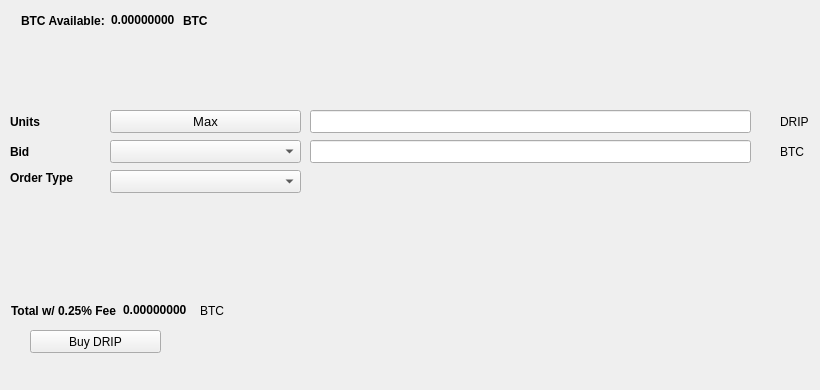
   <widget class="QWidget" name="BuyTab">
    <attribute name="title">
     <string>Buy</string>
    </attribute>
    <widget class="QPushButton" name="BuyDRIP">
     <property name="geometry">
      <rect>
       <x>30</x>
       <y>330</y>
       <width>131</width>
       <height>23</height>
      </rect>
     </property>
     <property name="text">
      <string>Buy DRIP</string>
     </property>
     <property name="icon">
      <iconset resource="../drip.qrc">
       <normaloff>:/icons/bitcoin</normaloff>:/icons/bitcoin</iconset>
     </property>
    </widget>
    <widget class="QLabel" name="label_3">
     <property name="geometry">
      <rect>
       <x>10</x>
       <y>110</y>
       <width>46</width>
       <height>23</height>
      </rect>
     </property>
     <property name="font">
      <font>
       <weight>75</weight>
       <bold>true</bold>
      </font>
     </property>
     <property name="text">
      <string>Units</string>
     </property>
    </widget>
    <widget class="QLineEdit" name="UnitsInput">
     <property name="geometry">
      <rect>
       <x>310</x>
       <y>110</y>
       <width>441</width>
       <height>23</height>
      </rect>
     </property>
     <property name="font">
      <font>
       <pointsize>9</pointsize>
       <weight>75</weight>
       <bold>true</bold>
      </font>
     </property>
    </widget>
    <widget class="QLineEdit" name="BuyBidPriceEdit">
     <property name="geometry">
      <rect>
       <x>310</x>
       <y>140</y>
       <width>441</width>
       <height>23</height>
      </rect>
     </property>
     <property name="font">
      <font>
       <pointsize>9</pointsize>
       <weight>75</weight>
       <bold>true</bold>
      </font>
     </property>
    </widget>
    <widget class="QLabel" name="label_4">
     <property name="geometry">
      <rect>
       <x>780</x>
       <y>110</y>
       <width>31</width>
       <height>23</height>
      </rect>
     </property>
     <property name="text">
      <string>DRIP</string>
     </property>
    </widget>
    <widget class="QLabel" name="label_5">
     <property name="geometry">
      <rect>
       <x>780</x>
       <y>140</y>
       <width>31</width>
       <height>23</height>
      </rect>
     </property>
     <property name="text">
      <string>BTC</string>
     </property>
    </widget>
    <widget class="QLabel" name="label_6">
     <property name="geometry">
      <rect>
       <x>10</x>
       <y>140</y>
       <width>46</width>
       <height>23</height>
      </rect>
     </property>
     <property name="font">
      <font>
       <weight>75</weight>
       <bold>true</bold>
      </font>
     </property>
     <property name="text">
      <string>Bid</string>
     </property>
    </widget>
    <widget class="QLabel" name="label_7">
     <property name="geometry">
      <rect>
       <x>10</x>
       <y>170</y>
       <width>91</width>
       <height>16</height>
      </rect>
     </property>
     <property name="font">
      <font>
       <weight>75</weight>
       <bold>true</bold>
      </font>
     </property>
     <property name="text">
      <string>Order Type</string>
     </property>
    </widget>
    <widget class="QPushButton" name="Buy_Max_Amount">
     <property name="geometry">
      <rect>
       <x>110</x>
       <y>110</y>
       <width>191</width>
       <height>23</height>
      </rect>
     </property>
     <property name="font">
      <font>
       <pointsize>10</pointsize>
      </font>
     </property>
     <property name="text">
      <string>Max</string>
     </property>
    </widget>
    <widget class="QComboBox" name="BuyBidcomboBox">
     <property name="geometry">
      <rect>
       <x>110</x>
       <y>140</y>
       <width>191</width>
       <height>23</height>
      </rect>
     </property>
     <property name="font">
      <font>
       <pointsize>10</pointsize>
      </font>
     </property>
    </widget>
    <widget class="QComboBox" name="buyOrdertypeCombo">
     <property name="geometry">
      <rect>
       <x>110</x>
       <y>170</y>
       <width>191</width>
       <height>23</height>
      </rect>
     </property>
     <property name="font">
      <font>
       <pointsize>10</pointsize>
      </font>
     </property>
    </widget>
    <widget class="QWidget" name="layoutWidget1">
     <property name="geometry">
      <rect>
       <x>21</x>
       <y>11</y>
       <width>227</width>
       <height>19</height>
      </rect>
     </property>
     <layout class="QHBoxLayout" name="horizontalLayout_3">
      <item>
       <widget class="QLabel" name="label232">
        <property name="font">
         <font>
          <weight>75</weight>
          <bold>true</bold>
         </font>
        </property>
        <property name="text">
         <string>BTC Available:</string>
        </property>
       </widget>
      </item>
      <item>
       <widget class="QLabel" name="BtcAvailableLbl">
        <property name="palette">
         <palette>
          <active>
           <colorrole role="WindowText">
            <brush brushstyle="SolidPattern">
             <color alpha="255">
              <red>0</red>
              <green>0</green>
              <blue>0</blue>
             </color>
            </brush>
           </colorrole>
           <colorrole role="Button">
            <brush brushstyle="SolidPattern">
             <color alpha="255">
              <red>0</red>
              <green>170</green>
              <blue>0</blue>
             </color>
            </brush>
           </colorrole>
           <colorrole role="Light">
            <brush brushstyle="SolidPattern">
             <color alpha="255">
              <red>0</red>
              <green>255</green>
              <blue>0</blue>
             </color>
            </brush>
           </colorrole>
           <colorrole role="Midlight">
            <brush brushstyle="SolidPattern">
             <color alpha="255">
              <red>0</red>
              <green>212</green>
              <blue>0</blue>
             </color>
            </brush>
           </colorrole>
           <colorrole role="Dark">
            <brush brushstyle="SolidPattern">
             <color alpha="255">
              <red>0</red>
              <green>85</green>
              <blue>0</blue>
             </color>
            </brush>
           </colorrole>
           <colorrole role="Mid">
            <brush brushstyle="SolidPattern">
             <color alpha="255">
              <red>0</red>
              <green>113</green>
              <blue>0</blue>
             </color>
            </brush>
           </colorrole>
           <colorrole role="Text">
            <brush brushstyle="SolidPattern">
             <color alpha="255">
              <red>0</red>
              <green>170</green>
              <blue>0</blue>
             </color>
            </brush>
           </colorrole>
           <colorrole role="BrightText">
            <brush brushstyle="SolidPattern">
             <color alpha="255">
              <red>255</red>
              <green>255</green>
              <blue>255</blue>
             </color>
            </brush>
           </colorrole>
           <colorrole role="ButtonText">
            <brush brushstyle="SolidPattern">
             <color alpha="255">
              <red>0</red>
              <green>0</green>
              <blue>0</blue>
             </color>
            </brush>
           </colorrole>
           <colorrole role="Base">
            <brush brushstyle="SolidPattern">
             <color alpha="255">
              <red>255</red>
              <green>255</green>
              <blue>255</blue>
             </color>
            </brush>
           </colorrole>
           <colorrole role="Window">
            <brush brushstyle="SolidPattern">
             <color alpha="255">
              <red>0</red>
              <green>170</green>
              <blue>0</blue>
             </color>
            </brush>
           </colorrole>
           <colorrole role="Shadow">
            <brush brushstyle="SolidPattern">
             <color alpha="255">
              <red>0</red>
              <green>0</green>
              <blue>0</blue>
             </color>
            </brush>
           </colorrole>
           <colorrole role="AlternateBase">
            <brush brushstyle="SolidPattern">
             <color alpha="255">
              <red>127</red>
              <green>212</green>
              <blue>127</blue>
             </color>
            </brush>
           </colorrole>
           <colorrole role="ToolTipBase">
            <brush brushstyle="SolidPattern">
             <color alpha="255">
              <red>255</red>
              <green>255</green>
              <blue>220</blue>
             </color>
            </brush>
           </colorrole>
           <colorrole role="ToolTipText">
            <brush brushstyle="SolidPattern">
             <color alpha="255">
              <red>0</red>
              <green>0</green>
              <blue>0</blue>
             </color>
            </brush>
           </colorrole>
          </active>
          <inactive>
           <colorrole role="WindowText">
            <brush brushstyle="SolidPattern">
             <color alpha="255">
              <red>0</red>
              <green>0</green>
              <blue>0</blue>
             </color>
            </brush>
           </colorrole>
           <colorrole role="Button">
            <brush brushstyle="SolidPattern">
             <color alpha="255">
              <red>0</red>
              <green>170</green>
              <blue>0</blue>
             </color>
            </brush>
           </colorrole>
           <colorrole role="Light">
            <brush brushstyle="SolidPattern">
             <color alpha="255">
              <red>0</red>
              <green>255</green>
              <blue>0</blue>
             </color>
            </brush>
           </colorrole>
           <colorrole role="Midlight">
            <brush brushstyle="SolidPattern">
             <color alpha="255">
              <red>0</red>
              <green>212</green>
              <blue>0</blue>
             </color>
            </brush>
           </colorrole>
           <colorrole role="Dark">
            <brush brushstyle="SolidPattern">
             <color alpha="255">
              <red>0</red>
              <green>85</green>
              <blue>0</blue>
             </color>
            </brush>
           </colorrole>
           <colorrole role="Mid">
            <brush brushstyle="SolidPattern">
             <color alpha="255">
              <red>0</red>
              <green>113</green>
              <blue>0</blue>
             </color>
            </brush>
           </colorrole>
           <colorrole role="Text">
            <brush brushstyle="SolidPattern">
             <color alpha="255">
              <red>0</red>
              <green>170</green>
              <blue>0</blue>
             </color>
            </brush>
           </colorrole>
           <colorrole role="BrightText">
            <brush brushstyle="SolidPattern">
             <color alpha="255">
              <red>255</red>
              <green>255</green>
              <blue>255</blue>
             </color>
            </brush>
           </colorrole>
           <colorrole role="ButtonText">
            <brush brushstyle="SolidPattern">
             <color alpha="255">
              <red>0</red>
              <green>0</green>
              <blue>0</blue>
             </color>
            </brush>
           </colorrole>
           <colorrole role="Base">
            <brush brushstyle="SolidPattern">
             <color alpha="255">
              <red>255</red>
              <green>255</green>
              <blue>255</blue>
             </color>
            </brush>
           </colorrole>
           <colorrole role="Window">
            <brush brushstyle="SolidPattern">
             <color alpha="255">
              <red>0</red>
              <green>170</green>
              <blue>0</blue>
             </color>
            </brush>
           </colorrole>
           <colorrole role="Shadow">
            <brush brushstyle="SolidPattern">
             <color alpha="255">
              <red>0</red>
              <green>0</green>
              <blue>0</blue>
             </color>
            </brush>
           </colorrole>
           <colorrole role="AlternateBase">
            <brush brushstyle="SolidPattern">
             <color alpha="255">
              <red>127</red>
              <green>212</green>
              <blue>127</blue>
             </color>
            </brush>
           </colorrole>
           <colorrole role="ToolTipBase">
            <brush brushstyle="SolidPattern">
             <color alpha="255">
              <red>255</red>
              <green>255</green>
              <blue>220</blue>
             </color>
            </brush>
           </colorrole>
           <colorrole role="ToolTipText">
            <brush brushstyle="SolidPattern">
             <color alpha="255">
              <red>0</red>
              <green>0</green>
              <blue>0</blue>
             </color>
            </brush>
           </colorrole>
          </inactive>
          <disabled>
           <colorrole role="WindowText">
            <brush brushstyle="SolidPattern">
             <color alpha="255">
              <red>0</red>
              <green>85</green>
              <blue>0</blue>
             </color>
            </brush>
           </colorrole>
           <colorrole role="Button">
            <brush brushstyle="SolidPattern">
             <color alpha="255">
              <red>0</red>
              <green>170</green>
              <blue>0</blue>
             </color>
            </brush>
           </colorrole>
           <colorrole role="Light">
            <brush brushstyle="SolidPattern">
             <color alpha="255">
              <red>0</red>
              <green>255</green>
              <blue>0</blue>
             </color>
            </brush>
           </colorrole>
           <colorrole role="Midlight">
            <brush brushstyle="SolidPattern">
             <color alpha="255">
              <red>0</red>
              <green>212</green>
              <blue>0</blue>
             </color>
            </brush>
           </colorrole>
           <colorrole role="Dark">
            <brush brushstyle="SolidPattern">
             <color alpha="255">
              <red>0</red>
              <green>85</green>
              <blue>0</blue>
             </color>
            </brush>
           </colorrole>
           <colorrole role="Mid">
            <brush brushstyle="SolidPattern">
             <color alpha="255">
              <red>0</red>
              <green>113</green>
              <blue>0</blue>
             </color>
            </brush>
           </colorrole>
           <colorrole role="Text">
            <brush brushstyle="SolidPattern">
             <color alpha="255">
              <red>0</red>
              <green>85</green>
              <blue>0</blue>
             </color>
            </brush>
           </colorrole>
           <colorrole role="BrightText">
            <brush brushstyle="SolidPattern">
             <color alpha="255">
              <red>255</red>
              <green>255</green>
              <blue>255</blue>
             </color>
            </brush>
           </colorrole>
           <colorrole role="ButtonText">
            <brush brushstyle="SolidPattern">
             <color alpha="255">
              <red>0</red>
              <green>85</green>
              <blue>0</blue>
             </color>
            </brush>
           </colorrole>
           <colorrole role="Base">
            <brush brushstyle="SolidPattern">
             <color alpha="255">
              <red>0</red>
              <green>170</green>
              <blue>0</blue>
             </color>
            </brush>
           </colorrole>
           <colorrole role="Window">
            <brush brushstyle="SolidPattern">
             <color alpha="255">
              <red>0</red>
              <green>170</green>
              <blue>0</blue>
             </color>
            </brush>
           </colorrole>
           <colorrole role="Shadow">
            <brush brushstyle="SolidPattern">
             <color alpha="255">
              <red>0</red>
              <green>0</green>
              <blue>0</blue>
             </color>
            </brush>
           </colorrole>
           <colorrole role="AlternateBase">
            <brush brushstyle="SolidPattern">
             <color alpha="255">
              <red>0</red>
              <green>170</green>
              <blue>0</blue>
             </color>
            </brush>
           </colorrole>
           <colorrole role="ToolTipBase">
            <brush brushstyle="SolidPattern">
             <color alpha="255">
              <red>255</red>
              <green>255</green>
              <blue>220</blue>
             </color>
            </brush>
           </colorrole>
           <colorrole role="ToolTipText">
            <brush brushstyle="SolidPattern">
             <color alpha="255">
              <red>0</red>
              <green>0</green>
              <blue>0</blue>
             </color>
            </brush>
           </colorrole>
          </disabled>
         </palette>
        </property>
        <property name="font">
         <font>
          <weight>75</weight>
          <bold>true</bold>
         </font>
        </property>
        <property name="text">
         <string>0.00000000</string>
        </property>
        <property name="textInteractionFlags">
         <set>Qt::LinksAccessibleByMouse|Qt::TextSelectableByKeyboard|Qt::TextSelectableByMouse</set>
        </property>
       </widget>
      </item>
      <item>
       <widget class="QLabel" name="BtcAvailableLbl_2">
        <property name="font">
         <font>
          <weight>75</weight>
          <bold>true</bold>
         </font>
        </property>
        <property name="text">
         <string>BTC</string>
        </property>
       </widget>
      </item>
     </layout>
    </widget>
    <widget class="QWidget" name="layoutWidge2">
     <property name="geometry">
      <rect>
       <x>11</x>
       <y>301</y>
       <width>259</width>
       <height>19</height>
      </rect>
     </property>
     <layout class="QHBoxLayout" name="horizontalLayout_4">
      <item>
       <widget class="QLabel" name="label_9">
        <property name="font">
         <font>
          <weight>75</weight>
          <bold>true</bold>
         </font>
        </property>
        <property name="text">
         <string>Total w/ 0.25% Fee</string>
        </property>
       </widget>
      </item>
      <item>
       <widget class="QLabel" name="BuyCostLabel">
        <property name="palette">
         <palette>
          <active>
           <colorrole role="WindowText">
            <brush brushstyle="SolidPattern">
             <color alpha="255">
              <red>0</red>
              <green>0</green>
              <blue>0</blue>
             </color>
            </brush>
           </colorrole>
           <colorrole role="Button">
            <brush brushstyle="SolidPattern">
             <color alpha="255">
              <red>0</red>
              <green>170</green>
              <blue>0</blue>
             </color>
            </brush>
           </colorrole>
           <colorrole role="Light">
            <brush brushstyle="SolidPattern">
             <color alpha="255">
              <red>0</red>
              <green>255</green>
              <blue>0</blue>
             </color>
            </brush>
           </colorrole>
           <colorrole role="Midlight">
            <brush brushstyle="SolidPattern">
             <color alpha="255">
              <red>0</red>
              <green>212</green>
              <blue>0</blue>
             </color>
            </brush>
           </colorrole>
           <colorrole role="Dark">
            <brush brushstyle="SolidPattern">
             <color alpha="255">
              <red>0</red>
              <green>85</green>
              <blue>0</blue>
             </color>
            </brush>
           </colorrole>
           <colorrole role="Mid">
            <brush brushstyle="SolidPattern">
             <color alpha="255">
              <red>0</red>
              <green>113</green>
              <blue>0</blue>
             </color>
            </brush>
           </colorrole>
           <colorrole role="Text">
            <brush brushstyle="SolidPattern">
             <color alpha="255">
              <red>0</red>
              <green>170</green>
              <blue>0</blue>
             </color>
            </brush>
           </colorrole>
           <colorrole role="BrightText">
            <brush brushstyle="SolidPattern">
             <color alpha="255">
              <red>255</red>
              <green>255</green>
              <blue>255</blue>
             </color>
            </brush>
           </colorrole>
           <colorrole role="ButtonText">
            <brush brushstyle="SolidPattern">
             <color alpha="255">
              <red>0</red>
              <green>0</green>
              <blue>0</blue>
             </color>
            </brush>
           </colorrole>
           <colorrole role="Base">
            <brush brushstyle="SolidPattern">
             <color alpha="255">
              <red>255</red>
              <green>255</green>
              <blue>255</blue>
             </color>
            </brush>
           </colorrole>
           <colorrole role="Window">
            <brush brushstyle="SolidPattern">
             <color alpha="255">
              <red>0</red>
              <green>170</green>
              <blue>0</blue>
             </color>
            </brush>
           </colorrole>
           <colorrole role="Shadow">
            <brush brushstyle="SolidPattern">
             <color alpha="255">
              <red>0</red>
              <green>0</green>
              <blue>0</blue>
             </color>
            </brush>
           </colorrole>
           <colorrole role="AlternateBase">
            <brush brushstyle="SolidPattern">
             <color alpha="255">
              <red>127</red>
              <green>212</green>
              <blue>127</blue>
             </color>
            </brush>
           </colorrole>
           <colorrole role="ToolTipBase">
            <brush brushstyle="SolidPattern">
             <color alpha="255">
              <red>255</red>
              <green>255</green>
              <blue>220</blue>
             </color>
            </brush>
           </colorrole>
           <colorrole role="ToolTipText">
            <brush brushstyle="SolidPattern">
             <color alpha="255">
              <red>0</red>
              <green>0</green>
              <blue>0</blue>
             </color>
            </brush>
           </colorrole>
          </active>
          <inactive>
           <colorrole role="WindowText">
            <brush brushstyle="SolidPattern">
             <color alpha="255">
              <red>0</red>
              <green>0</green>
              <blue>0</blue>
             </color>
            </brush>
           </colorrole>
           <colorrole role="Button">
            <brush brushstyle="SolidPattern">
             <color alpha="255">
              <red>0</red>
              <green>170</green>
              <blue>0</blue>
             </color>
            </brush>
           </colorrole>
           <colorrole role="Light">
            <brush brushstyle="SolidPattern">
             <color alpha="255">
              <red>0</red>
              <green>255</green>
              <blue>0</blue>
             </color>
            </brush>
           </colorrole>
           <colorrole role="Midlight">
            <brush brushstyle="SolidPattern">
             <color alpha="255">
              <red>0</red>
              <green>212</green>
              <blue>0</blue>
             </color>
            </brush>
           </colorrole>
           <colorrole role="Dark">
            <brush brushstyle="SolidPattern">
             <color alpha="255">
              <red>0</red>
              <green>85</green>
              <blue>0</blue>
             </color>
            </brush>
           </colorrole>
           <colorrole role="Mid">
            <brush brushstyle="SolidPattern">
             <color alpha="255">
              <red>0</red>
              <green>113</green>
              <blue>0</blue>
             </color>
            </brush>
           </colorrole>
           <colorrole role="Text">
            <brush brushstyle="SolidPattern">
             <color alpha="255">
              <red>0</red>
              <green>170</green>
              <blue>0</blue>
             </color>
            </brush>
           </colorrole>
           <colorrole role="BrightText">
            <brush brushstyle="SolidPattern">
             <color alpha="255">
              <red>255</red>
              <green>255</green>
              <blue>255</blue>
             </color>
            </brush>
           </colorrole>
           <colorrole role="ButtonText">
            <brush brushstyle="SolidPattern">
             <color alpha="255">
              <red>0</red>
              <green>0</green>
              <blue>0</blue>
             </color>
            </brush>
           </colorrole>
           <colorrole role="Base">
            <brush brushstyle="SolidPattern">
             <color alpha="255">
              <red>255</red>
              <green>255</green>
              <blue>255</blue>
             </color>
            </brush>
           </colorrole>
           <colorrole role="Window">
            <brush brushstyle="SolidPattern">
             <color alpha="255">
              <red>0</red>
              <green>170</green>
              <blue>0</blue>
             </color>
            </brush>
           </colorrole>
           <colorrole role="Shadow">
            <brush brushstyle="SolidPattern">
             <color alpha="255">
              <red>0</red>
              <green>0</green>
              <blue>0</blue>
             </color>
            </brush>
           </colorrole>
           <colorrole role="AlternateBase">
            <brush brushstyle="SolidPattern">
             <color alpha="255">
              <red>127</red>
              <green>212</green>
              <blue>127</blue>
             </color>
            </brush>
           </colorrole>
           <colorrole role="ToolTipBase">
            <brush brushstyle="SolidPattern">
             <color alpha="255">
              <red>255</red>
              <green>255</green>
              <blue>220</blue>
             </color>
            </brush>
           </colorrole>
           <colorrole role="ToolTipText">
            <brush brushstyle="SolidPattern">
             <color alpha="255">
              <red>0</red>
              <green>0</green>
              <blue>0</blue>
             </color>
            </brush>
           </colorrole>
          </inactive>
          <disabled>
           <colorrole role="WindowText">
            <brush brushstyle="SolidPattern">
             <color alpha="255">
              <red>0</red>
              <green>85</green>
              <blue>0</blue>
             </color>
            </brush>
           </colorrole>
           <colorrole role="Button">
            <brush brushstyle="SolidPattern">
             <color alpha="255">
              <red>0</red>
              <green>170</green>
              <blue>0</blue>
             </color>
            </brush>
           </colorrole>
           <colorrole role="Light">
            <brush brushstyle="SolidPattern">
             <color alpha="255">
              <red>0</red>
              <green>255</green>
              <blue>0</blue>
             </color>
            </brush>
           </colorrole>
           <colorrole role="Midlight">
            <brush brushstyle="SolidPattern">
             <color alpha="255">
              <red>0</red>
              <green>212</green>
              <blue>0</blue>
             </color>
            </brush>
           </colorrole>
           <colorrole role="Dark">
            <brush brushstyle="SolidPattern">
             <color alpha="255">
              <red>0</red>
              <green>85</green>
              <blue>0</blue>
             </color>
            </brush>
           </colorrole>
           <colorrole role="Mid">
            <brush brushstyle="SolidPattern">
             <color alpha="255">
              <red>0</red>
              <green>113</green>
              <blue>0</blue>
             </color>
            </brush>
           </colorrole>
           <colorrole role="Text">
            <brush brushstyle="SolidPattern">
             <color alpha="255">
              <red>0</red>
              <green>85</green>
              <blue>0</blue>
             </color>
            </brush>
           </colorrole>
           <colorrole role="BrightText">
            <brush brushstyle="SolidPattern">
             <color alpha="255">
              <red>255</red>
              <green>255</green>
              <blue>255</blue>
             </color>
            </brush>
           </colorrole>
           <colorrole role="ButtonText">
            <brush brushstyle="SolidPattern">
             <color alpha="255">
              <red>0</red>
              <green>85</green>
              <blue>0</blue>
             </color>
            </brush>
           </colorrole>
           <colorrole role="Base">
            <brush brushstyle="SolidPattern">
             <color alpha="255">
              <red>0</red>
              <green>170</green>
              <blue>0</blue>
             </color>
            </brush>
           </colorrole>
           <colorrole role="Window">
            <brush brushstyle="SolidPattern">
             <color alpha="255">
              <red>0</red>
              <green>170</green>
              <blue>0</blue>
             </color>
            </brush>
           </colorrole>
           <colorrole role="Shadow">
            <brush brushstyle="SolidPattern">
             <color alpha="255">
              <red>0</red>
              <green>0</green>
              <blue>0</blue>
             </color>
            </brush>
           </colorrole>
           <colorrole role="AlternateBase">
            <brush brushstyle="SolidPattern">
             <color alpha="255">
              <red>0</red>
              <green>170</green>
              <blue>0</blue>
             </color>
            </brush>
           </colorrole>
           <colorrole role="ToolTipBase">
            <brush brushstyle="SolidPattern">
             <color alpha="255">
              <red>255</red>
              <green>255</green>
              <blue>220</blue>
             </color>
            </brush>
           </colorrole>
           <colorrole role="ToolTipText">
            <brush brushstyle="SolidPattern">
             <color alpha="255">
              <red>0</red>
              <green>0</green>
              <blue>0</blue>
             </color>
            </brush>
           </colorrole>
          </disabled>
         </palette>
        </property>
        <property name="font">
         <font>
          <weight>75</weight>
          <bold>true</bold>
         </font>
        </property>
        <property name="autoFillBackground">
         <bool>false</bool>
        </property>
        <property name="text">
         <string>0.00000000</string>
        </property>
        <property name="textInteractionFlags">
         <set>Qt::LinksAccessibleByMouse|Qt::TextSelectableByMouse</set>
        </property>
       </widget>
      </item>
      <item>
       <widget class="QLabel" name="label_10">
        <property name="font">
         <font>
          <weight>50</weight>
          <bold>false</bold>
         </font>
        </property>
        <property name="text">
         <string>BTC</string>
        </property>
       </widget>
      </item>
     </layout>
    </widget>
    <widget class="QLabel" name="label_24">
     <property name="geometry">
      <rect>
       <x>460</x>
       <y>300</y>
       <width>281</width>
       <height>81</height>
      </rect>
     </property>
     <property name="text">
      <string/>
     </property>
     <property name="pixmap">
      <pixmap>:/images/bittrex</pixmap>
     </property>
    </widget>
   </widget>
